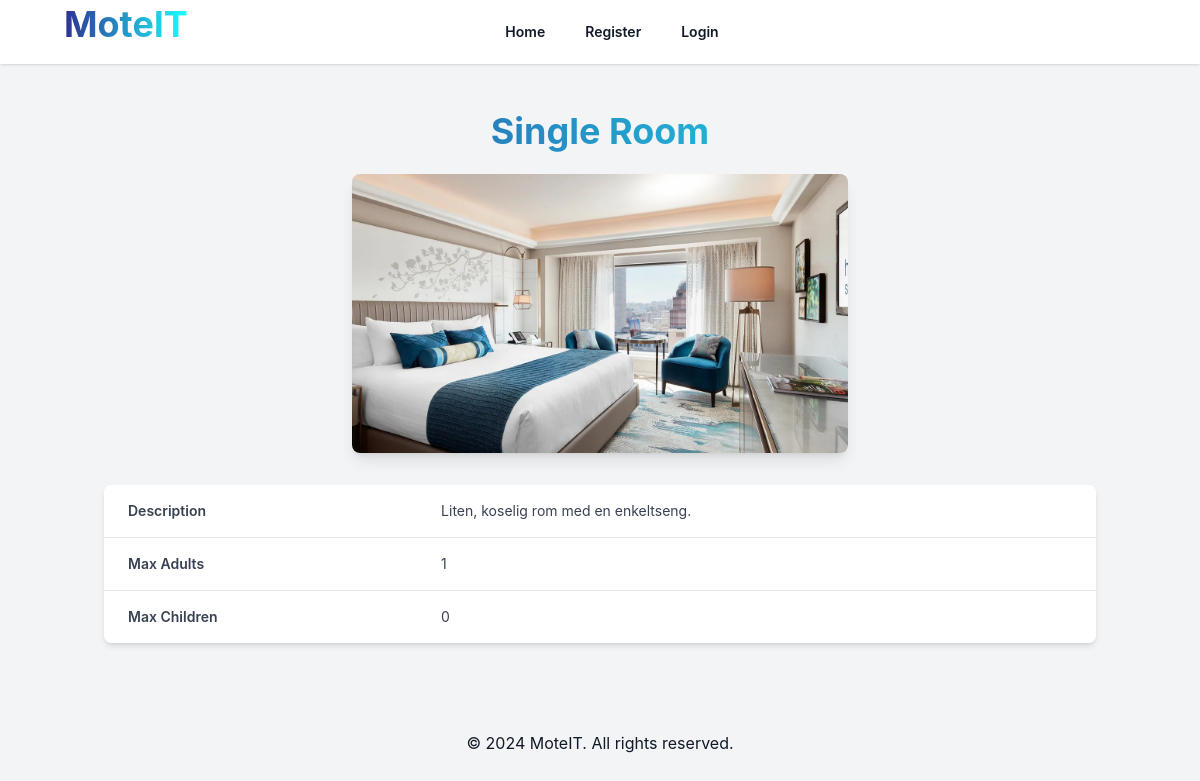
The app's page /public/Roomtype.php, older data.
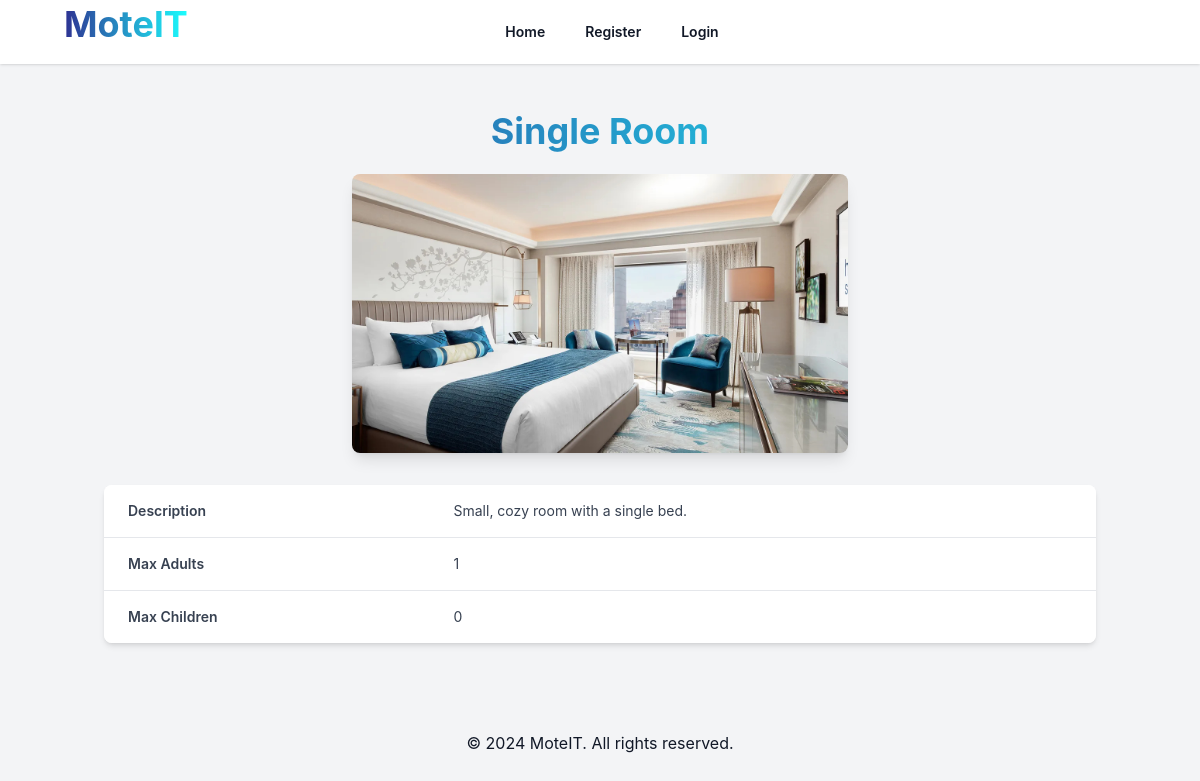
The same page, newer data.
### tables this page shows
CREATE TABLE room_types (
    id INT AUTO_INCREMENT PRIMARY KEY,
    name VARCHAR(50) NOT NULL,
    description TEXT,
    max_adults INT NOT NULL,
    max_children INT NOT NULL,
    created_at TIMESTAMP DEFAULT CURRENT_TIMESTAMP
);

### public/Roomtype.php (called while the page is built, shortened)
<?php
include __DIR__ . '/../app/views/layouts/main.php';
?>

### app/views/Roomtype.php (the view, shortened to what this page needs)
<?php
$servername = "localhost";
$username = "root";
$password = "";
$dbname = "roombooking";
$conn = new mysqli($servername, $username, $password, $dbname);
$room = $_GET['room'] ?? 'single';
$sql = "SELECT name, description, max_adults, max_children FROM room_types WHERE name LIKE ?";
$stmt = $conn->prepare($sql);
$roomType = ucfirst($room) . " Room";
$stmt->bind_param('s', $roomType);
$stmt->execute();
$result = $stmt->get_result();
$roomInfo = $result->fetch_assoc();
$imagePath = "/Roombooking/public/images/" . ucfirst($room) . ".webp";
?>
<body class="bg-gray-100 font-sans leading-normal tracking-normal">
    <main class="container mx-auto mt-6">
        <section class="text-center mb-10">
            <h2 class="text-4xl font-bold mb-4 leading-normal bg-clip-text text-transparent bg-gradient-to-r from-[#2E3192] to-[#1BFFFF]"><?php echo htmlspecialchars($roomInfo['name']); ?></h2>
            <img src="<?php echo htmlspecialchars($imagePath); ?>" alt="<?php echo htmlspecialchars($roomInfo['name']); ?>" class="w-1/2 h-auto object-cover rounded-lg shadow-lg mx-auto">
            <div class="mt-8 flex justify-center">
                <table class="min-w-full bg-white shadow-md rounded-lg overflow-hidden">
                    <tbody class="bg-white divide-y divide-gray-200">
                        <tr>
                            <td class="py-4 px-6 text-left text-sm font-semibold text-gray-700">Description</td>
                            <td class="py-4 px-6 text-left text-sm text-gray-700"><?php echo htmlspecialchars($roomInfo['description']); ?></td>
                        </tr>
                        <tr>
                            <td class="py-4 px-6 text-left text-sm font-semibold text-gray-700">Max Adults</td>
                            <td class="py-4 px-6 text-left text-sm text-gray-700"><?php echo htmlspecialchars($roomInfo['max_adults']); ?></td>
                        </tr>
                        <tr>
                            <td class="py-4 px-6 text-left text-sm font-semibold text-gray-700">Max Children</td>
                            <td class="py-4 px-6 text-left text-sm text-gray-700"><?php echo htmlspecialchars($roomInfo['max_children']); ?></td>
                        </tr>
                    </tbody>
                </table>
            </div>
        </section>
    </main>
</body>

Row changes from the older to the newer data that the page shows:
changed room_types: description "Liten, koselig rom med en enkeltseng." → "Small, cozy room with a single bed."
